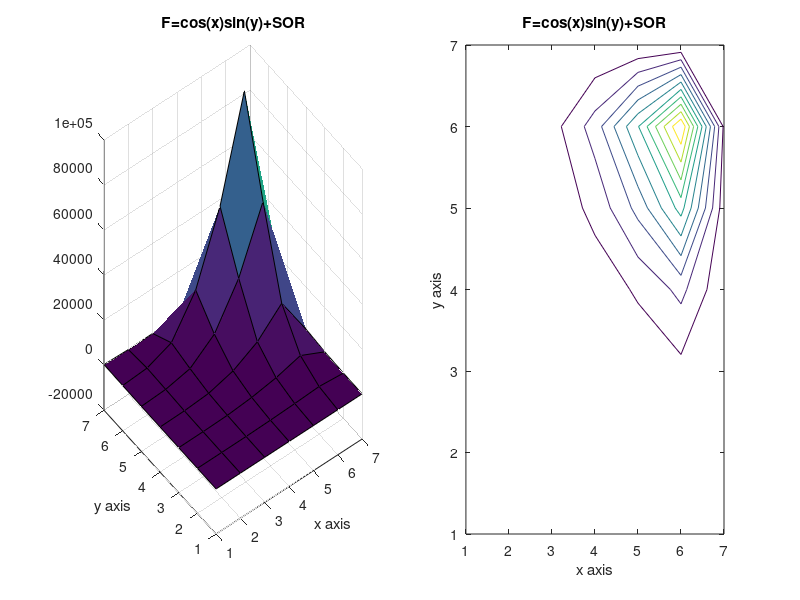

Reproduce this figure in MATLAB.
%Matlab Code to solve Poisson's equation with Gauss Seidel Method with the following conditions in the problem statement. 
% Jose Chavez  1161146 
clear all; clc; 

%% Given Conditions 
ax = -pi; 
ay = -pi; 
bx = pi; 
by = pi; 
lamda=input('Value of lamda=');
N=input('Value of X Intenal Nodes='); % Number of points on the internal nodes for N and M%
M=input('Value of Y Internal Nodes='); 
tic
Me=M+2; %Number of points including exterior boundary points for Ne and Me%
Ne=N+2; 
% this generates the x and y values that will be used to calculate 
x = linspace(-pi,pi,Ne); 
y = linspace(-pi,pi,Me); 
%% 

U = ones(Ne,Me); %U initial guess %

% For loop solving for right hand side with F equation with i,j indices% 
for i=1:length(x); 
    for j=1:length(y); 
F(i,j) = cos ( (0.5*pi)* (2*((x(i)-ax) / (bx - ax))+1 )).*sin( pi*((y(j)-ay) / (by -ay))); 
    end 
end 

%% Boundary Conditions for "top" and "bottom" 

% Bottom boundary values 
phi = ((x - ax).^2 ) .* sin( (pi *(x- ax)) / (2*(bx-ax)) ) ; 

% Top boundary values 
psy = cos (pi*(x-ax)).*cosh(bx-x); 

% place these known values in the solution grid 
U(1,:) = phi; 
W(1,:)=U(1,:);

U(N+2,:) = psy; 
W(N+2,:)=U(N+2,:);
%% Left and Right Boundary points 
% Using the given neumann condition yields special cases of the Gauss-siedel iteration that can be used along entire "side" boundaries. 
% F and U is computed in solution grid 
% Multipliers that are used in the iterations. 
dx = 2*pi/(N+1); 
B = 1/dx.^2;
dy = 2*pi/(M+1); 
C = 1/dy.^2;
den= -2*(B+C); 

% Normalize Multipliers%
B = B/den; 
C = C/den; 
F = F/den; 
den = 1; 
error=10; 
error_iterations=0;
% check for diagonal dominance of elements 
abs(den) >= abs(2*B+2*C)
while error>10^-10; 
    W=U; 
for i = 2:N+1; 
     
    % Left boundary 
    W(i,1) = U(i,1);
    U(i,1) = den*(  F(i,1) - (2*B)*U(i,2) - C*U(i-1,1) - C*U(i+1,1) );
    Error(i,1) = abs((U(i,1) - W(i,1)) / U(1,1));
    
    % Right Boundary 
    W(i,N) = U(i,N);
    U(i,N+2) = den*(  F(i,N+2) - (2*B)*U(i,N+1) - C*U(i-1,N+2) - C*U(i+1,N+2) ); 
    Error(i,N+2) = abs((U(i,N+2) - W(i,N+2)) / U(i,N+2));
end 

%% Gauss-Siedel iterating the general U equation%

for i = 2:N+1; 
    for j = 2:M+1; 
        W(i,j) = U(i,j);
        U(i,j) = den*(  F(i,j) - C*U(i+1,j) - C*U(i-1,j)- B*U(i,j+1) - B*U(i,j-1) ); 
        U(i,j) = lamda*U(i,j)+(1-lamda)*W(i,j);
        Error(i,j)= abs((U(i,j) - W(i,j)) / U(i,j));
    end 
end 
error=abs(max(max(((W-U)./W)))); 
error_iterations=error_iterations+1;
end 
toc 
error_iterations
grid_con=mean(mean(U.^2))
figure 
subplot(1,2,1),surf(U),xlabel('x axis'),ylabel('y axis'),title('F=cos(x)sin(y)+SOR');

subplot(1,2,2),contour(U),xlabel('x axis'),ylabel('y axis'),title('F=cos(x)sin(y)+SOR');